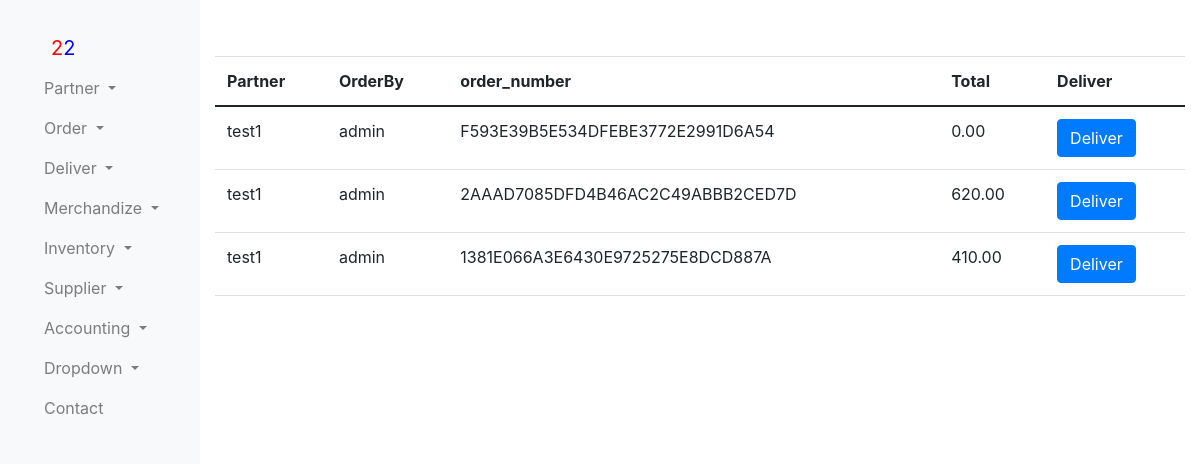
The app's page /order/orderList/ with its own data.
### order/models.py (models this page shows, shortened)
class OrderNumberPartner(models.Model):
    partner = models.ForeignKey(PartnerBusiness,on_delete=models.SET_DEFAULT,default=1)
    orderBy = models.ForeignKey(settings.AUTH_USER_MODEL, on_delete=models.CASCADE)
    order_number = models.CharField(max_length=40)
    total = models.DecimalField(default=0, max_digits=10, decimal_places=2)

### partner/models.py (models this page shows)
class PartnerBusiness(models.Model):
    businessName = models.CharField(max_length=255)
    county = models.CharField(max_length=255)
    town = models.CharField(max_length=255)
    street= models.CharField(max_length=255)
    businessLocation= models.CharField(max_length=255)
    businessType = models.ForeignKey(businessType, on_delete=models.CASCADE)
    registerBy = models.ForeignKey(settings.AUTH_USER_MODEL, on_delete=models.CASCADE)

### order/views.py (the view)
def orderListView(request):
    order_number= request.GET.get('order_number')
    orders=OrderNumberPartner.objects.all().order_by('id')
    if order_number is not None:
        order = OrderNumberPartner.objects.get(order_number=order_number)
        url = reverse('createDispatch_url', args=[order.id])
        return redirect(url)
    return render(request,'orderList.html',{"orders":orders,})

### order/templates/orderList.html
{%extends 'partnerBase.html'%}
{%block content%}
    <div>
          <div class="container">
            <div class="row align-items-start">
              <div class="col">
         <div>
          <table class="table">
            <thead>
              <tr>
                <th scope="col">Partner</th>
                <th scope="col">OrderBy </th>
                <th scope="col">order_number</th>
                <th scope="col">Total</th>
                <th scope="col">Deliver</th>
              </tr>
            </thead>
            <tbody>
              {% for or  in  orders %}
              <tr>
                <td scope="row">{{or.partner.businessName }}</td>
                <td scope="row">{{or.orderBy  }}</td>
                <td>{{or.order_number}}</td>
                <td>{{or.total}}</td>
                <td><a href="?order_number={{ or.order_number }}" type="button" class="btn btn-primary">Deliver</a></td>
              </tr>
              {% empty %}
              <tr><td colspan="5">Currently no Data Available</td></tr>
              {%endfor%}
            </tbody>
          </table>
        </div>
            </div>
    </div>
{%endblock%}

### records on screen
OrderNumberPartner: partner.businessName "test1", orderBy "admin", order_number "F593E39B5E534DFEBE3772E2991D6A54", total "0.00"
OrderNumberPartner: partner.businessName "test1", orderBy "admin", order_number "2AAAD7085DFD4B46AC2C49ABBB2CED7D", total "620.00"
OrderNumberPartner: partner.businessName "test1", orderBy "admin", order_number "1381E066A3E6430E9725275E8DCD887A", total "410.00"
